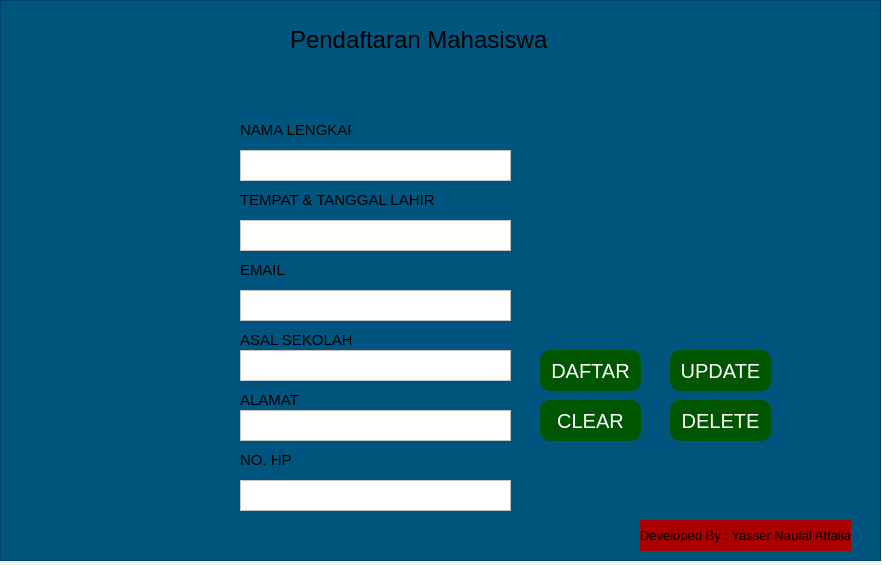
<?xml version="1.0" encoding="UTF-8"?>
<ui version="4.0">
 <class>Form</class>
 <widget class="QWidget" name="Form">
  <property name="geometry">
   <rect>
    <x>0</x>
    <y>0</y>
    <width>882</width>
    <height>565</height>
   </rect>
  </property>
  <property name="windowTitle">
   <string>Form</string>
  </property>
  <widget class="QFrame" name="frame">
   <property name="geometry">
    <rect>
     <x>0</x>
     <y>0</y>
     <width>881</width>
     <height>561</height>
    </rect>
   </property>
   <property name="styleSheet">
    <string notr="true">background-color: rgb(0, 85, 127)</string>
   </property>
   <property name="frameShape">
    <enum>QFrame::StyledPanel</enum>
   </property>
   <property name="frameShadow">
    <enum>QFrame::Raised</enum>
   </property>
   <widget class="QLabel" name="label_3">
    <property name="geometry">
     <rect>
      <x>640</x>
      <y>520</y>
      <width>211</width>
      <height>31</height>
     </rect>
    </property>
    <property name="styleSheet">
     <string notr="true">background-color: rgb(170, 0, 0);</string>
    </property>
    <property name="text">
     <string>&lt;html&gt;&lt;head/&gt;&lt;body&gt;&lt;p&gt;&lt;span style=&quot; font-size:10pt;&quot;&gt;Developed By : Yasser Naufal Attalla&lt;/span&gt;&lt;/p&gt;&lt;/body&gt;&lt;/html&gt;</string>
    </property>
   </widget>
   <widget class="QLabel" name="label_5">
    <property name="geometry">
     <rect>
      <x>780</x>
      <y>10</y>
      <width>91</width>
      <height>61</height>
     </rect>
    </property>
    <property name="styleSheet">
     <string notr="true">image: url(:/newPrefix/D:/Draw Io/drive-download-20240321T065022Z-001/ICON.png)</string>
    </property>
    <property name="text">
     <string/>
    </property>
   </widget>
   <widget class="QLabel" name="label_6">
    <property name="geometry">
     <rect>
      <x>660</x>
      <y>10</y>
      <width>91</width>
      <height>61</height>
     </rect>
    </property>
    <property name="styleSheet">
     <string notr="true">image: url(:/newPrefix/D:/Draw Io/drive-download-20240321T065022Z-001/unmul.png)</string>
    </property>
    <property name="text">
     <string/>
    </property>
   </widget>
   <widget class="QLabel" name="label_8">
    <property name="geometry">
     <rect>
      <x>110</x>
      <y>120</y>
      <width>91</width>
      <height>61</height>
     </rect>
    </property>
    <property name="styleSheet">
     <string notr="true">image: url(:/newPrefix/D:/Draw Io/drive-download-20240321T065022Z-001/person-icon-1682.png)</string>
    </property>
    <property name="text">
     <string/>
    </property>
   </widget>
   <widget class="QLabel" name="Nama_lengkap">
    <property name="geometry">
     <rect>
      <x>240</x>
      <y>110</y>
      <width>111</width>
      <height>41</height>
     </rect>
    </property>
    <property name="text">
     <string>&lt;html&gt;&lt;head/&gt;&lt;body&gt;&lt;p&gt;&lt;span style=&quot; font-size:11pt;&quot;&gt;NAMA LENGKAP&lt;/span&gt;&lt;/p&gt;&lt;/body&gt;&lt;/html&gt;</string>
    </property>
   </widget>
   <widget class="QLabel" name="Tempat_dan_tanggal_lahir">
    <property name="geometry">
     <rect>
      <x>240</x>
      <y>190</y>
      <width>211</width>
      <height>21</height>
     </rect>
    </property>
    <property name="text">
     <string>&lt;html&gt;&lt;head/&gt;&lt;body&gt;&lt;p&gt;&lt;span style=&quot; font-size:11pt;&quot;&gt;TEMPAT &amp;amp; TANGGAL LAHIR&lt;/span&gt;&lt;/p&gt;&lt;/body&gt;&lt;/html&gt;</string>
    </property>
   </widget>
   <widget class="QLabel" name="Email">
    <property name="geometry">
     <rect>
      <x>240</x>
      <y>260</y>
      <width>81</width>
      <height>21</height>
     </rect>
    </property>
    <property name="text">
     <string>&lt;html&gt;&lt;head/&gt;&lt;body&gt;&lt;p&gt;&lt;span style=&quot; font-size:11pt;&quot;&gt;EMAIL&lt;/span&gt;&lt;/p&gt;&lt;/body&gt;&lt;/html&gt;</string>
    </property>
   </widget>
   <widget class="QLabel" name="No_hp">
    <property name="geometry">
     <rect>
      <x>240</x>
      <y>450</y>
      <width>51</width>
      <height>21</height>
     </rect>
    </property>
    <property name="text">
     <string>&lt;html&gt;&lt;head/&gt;&lt;body&gt;&lt;p&gt;&lt;span style=&quot; font-size:11pt;&quot;&gt;NO. HP&lt;/span&gt;&lt;/p&gt;&lt;/body&gt;&lt;/html&gt;</string>
    </property>
   </widget>
   <widget class="QLabel" name="Asal_sekolah">
    <property name="geometry">
     <rect>
      <x>240</x>
      <y>330</y>
      <width>111</width>
      <height>21</height>
     </rect>
    </property>
    <property name="text">
     <string>&lt;html&gt;&lt;head/&gt;&lt;body&gt;&lt;p&gt;&lt;span style=&quot; font-size:11pt;&quot;&gt;ASAL SEKOLAH&lt;/span&gt;&lt;/p&gt;&lt;/body&gt;&lt;/html&gt;</string>
    </property>
   </widget>
   <widget class="QLabel" name="Alamat">
    <property name="geometry">
     <rect>
      <x>240</x>
      <y>390</y>
      <width>61</width>
      <height>21</height>
     </rect>
    </property>
    <property name="text">
     <string>&lt;html&gt;&lt;head/&gt;&lt;body&gt;&lt;p&gt;&lt;span style=&quot; font-size:11pt;&quot;&gt;ALAMAT&lt;/span&gt;&lt;/p&gt;&lt;/body&gt;&lt;/html&gt;</string>
    </property>
   </widget>
   <widget class="QLabel" name="label_14">
    <property name="geometry">
     <rect>
      <x>290</x>
      <y>10</y>
      <width>311</width>
      <height>61</height>
     </rect>
    </property>
    <property name="text">
     <string>&lt;html&gt;&lt;head/&gt;&lt;body&gt;&lt;p&gt;&lt;span style=&quot; font-size:18pt;&quot;&gt;Pendaftaran Mahasiswa&lt;/span&gt;&lt;/p&gt;&lt;/body&gt;&lt;/html&gt;</string>
    </property>
   </widget>
   <widget class="QPushButton" name="Daftar">
    <property name="geometry">
     <rect>
      <x>540</x>
      <y>350</y>
      <width>101</width>
      <height>41</height>
     </rect>
    </property>
    <property name="styleSheet">
     <string notr="true">border-radius:10px;
background-color: #005500;
color: #ffffff;
font-size:20px;
font-weight- 200;</string>
    </property>
    <property name="text">
     <string>DAFTAR</string>
    </property>
   </widget>
   <widget class="QLabel" name="label_7">
    <property name="geometry">
     <rect>
      <x>520</x>
      <y>100</y>
      <width>341</width>
      <height>231</height>
     </rect>
    </property>
    <property name="styleSheet">
     <string notr="true">image: url(:/newPrefix/D:/Draw Io/drive-download-20240321T065022Z-001/san-francisco-cityscape-street-city-wallpaper-9049be039bc1edca8080e73e98c40b6d.jpg)</string>
    </property>
    <property name="text">
     <string/>
    </property>
   </widget>
   <widget class="QPlainTextEdit" name="plainTextEdit">
    <property name="geometry">
     <rect>
      <x>240</x>
      <y>150</y>
      <width>271</width>
      <height>31</height>
     </rect>
    </property>
    <property name="styleSheet">
     <string notr="true">
background-color: rgb(255, 255, 255);</string>
    </property>
   </widget>
   <widget class="QPlainTextEdit" name="plainTextEdit_2">
    <property name="geometry">
     <rect>
      <x>240</x>
      <y>220</y>
      <width>271</width>
      <height>31</height>
     </rect>
    </property>
    <property name="styleSheet">
     <string notr="true">
background-color: rgb(255, 255, 255);</string>
    </property>
   </widget>
   <widget class="QPlainTextEdit" name="plainTextEdit_3">
    <property name="geometry">
     <rect>
      <x>240</x>
      <y>290</y>
      <width>271</width>
      <height>31</height>
     </rect>
    </property>
    <property name="styleSheet">
     <string notr="true">
background-color: rgb(255, 255, 255);</string>
    </property>
   </widget>
   <widget class="QPlainTextEdit" name="plainTextEdit_4">
    <property name="geometry">
     <rect>
      <x>240</x>
      <y>350</y>
      <width>271</width>
      <height>31</height>
     </rect>
    </property>
    <property name="styleSheet">
     <string notr="true">
background-color: rgb(255, 255, 255);</string>
    </property>
   </widget>
   <widget class="QPlainTextEdit" name="plainTextEdit_5">
    <property name="geometry">
     <rect>
      <x>240</x>
      <y>410</y>
      <width>271</width>
      <height>31</height>
     </rect>
    </property>
    <property name="styleSheet">
     <string notr="true">
background-color: rgb(255, 255, 255);</string>
    </property>
   </widget>
   <widget class="QPlainTextEdit" name="plainTextEdit_6">
    <property name="geometry">
     <rect>
      <x>240</x>
      <y>480</y>
      <width>271</width>
      <height>31</height>
     </rect>
    </property>
    <property name="styleSheet">
     <string notr="true">
background-color: rgb(255, 255, 255);</string>
    </property>
   </widget>
   <widget class="QPushButton" name="ubah">
    <property name="geometry">
     <rect>
      <x>670</x>
      <y>350</y>
      <width>101</width>
      <height>41</height>
     </rect>
    </property>
    <property name="styleSheet">
     <string notr="true">border-radius:10px;
background-color: #005500;
color: #ffffff;
font-size:20px;
font-weight- 200;</string>
    </property>
    <property name="text">
     <string>UPDATE</string>
    </property>
   </widget>
   <widget class="QPushButton" name="hapus">
    <property name="geometry">
     <rect>
      <x>670</x>
      <y>400</y>
      <width>101</width>
      <height>41</height>
     </rect>
    </property>
    <property name="styleSheet">
     <string notr="true">border-radius:10px;
background-color: #005500;
color: #ffffff;
font-size:20px;
font-weight- 200;</string>
    </property>
    <property name="text">
     <string>DELETE</string>
    </property>
   </widget>
   <widget class="QPushButton" name="bersihkan">
    <property name="geometry">
     <rect>
      <x>540</x>
      <y>400</y>
      <width>101</width>
      <height>41</height>
     </rect>
    </property>
    <property name="styleSheet">
     <string notr="true">border-radius:10px;
background-color: #005500;
color: #ffffff;
font-size:20px;
font-weight- 200;</string>
    </property>
    <property name="text">
     <string>CLEAR</string>
    </property>
   </widget>
  </widget>
 </widget>
 <resources>
  <include location="../../../form input/images.qrc"/>
 </resources>
 <connections/>
</ui>
